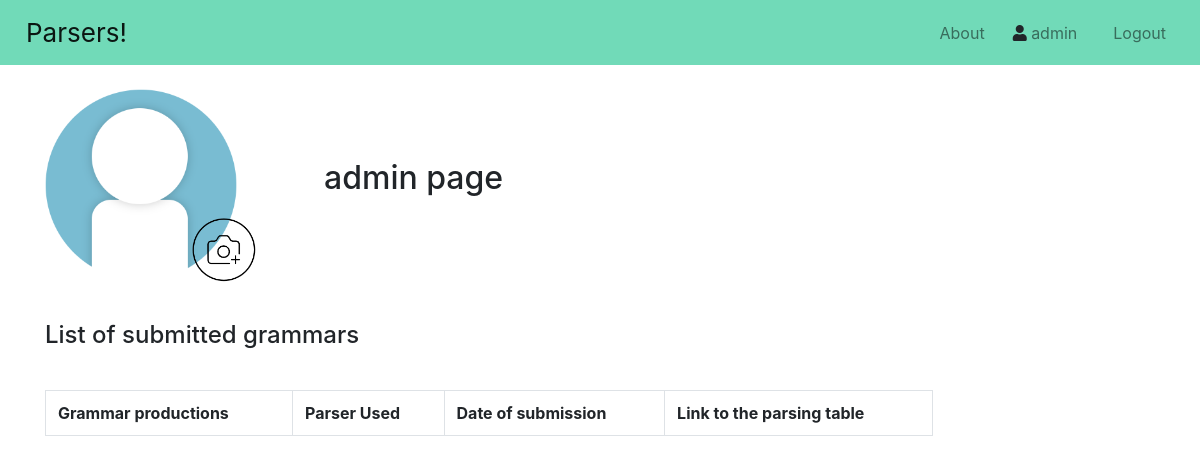
Before: /user/ (signed in) with the older database file.
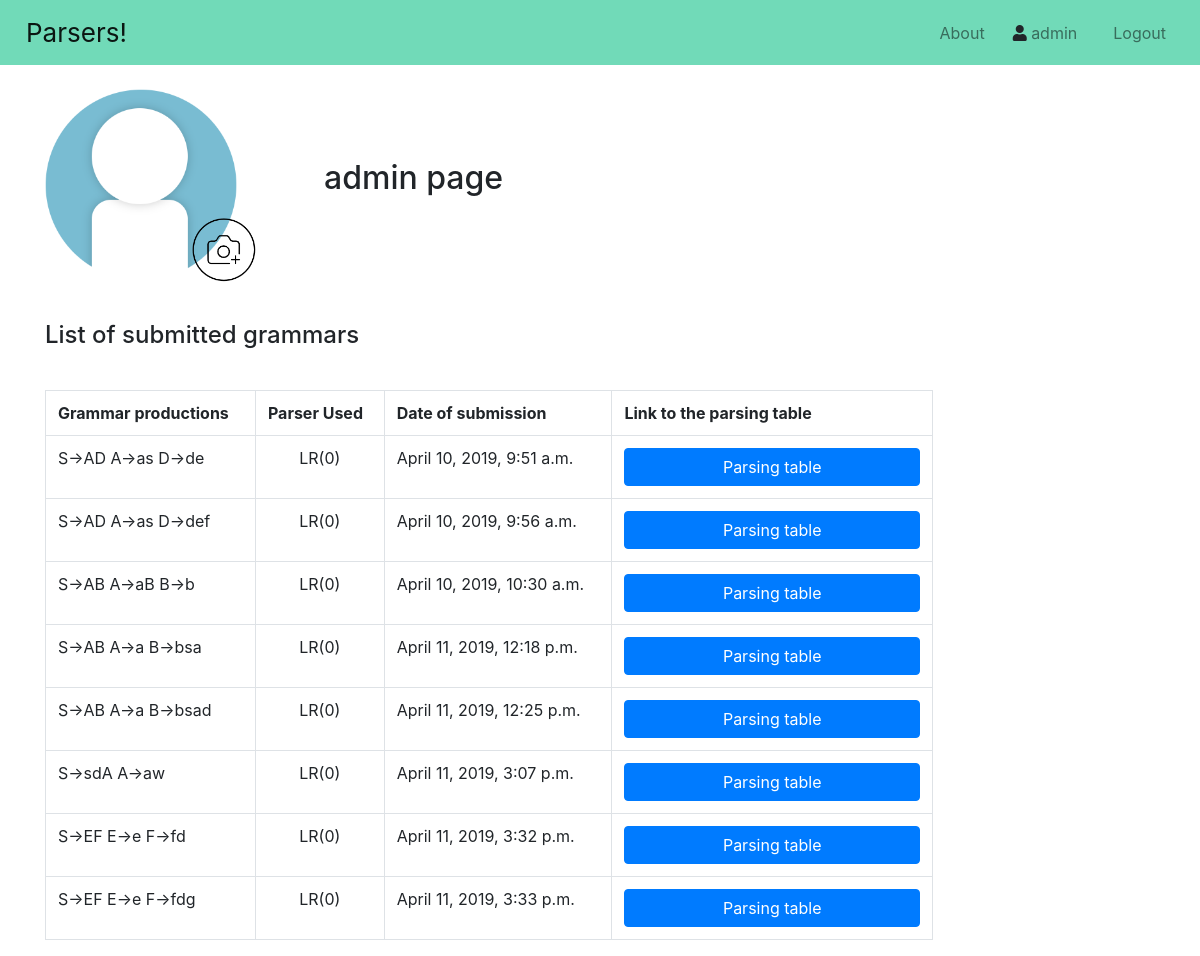
After: the same page with the newer database file.
### main/models.py (models this page shows, shortened)
class Grammar(models.Model):
    grammar_productions = models.TextField()
    grammar_terminal_symbols = models.TextField()
    grammar_nonTerminal_symbols = models.TextField()
    grammar_first_set = models.TextField()
    grammar_follow_set = models.TextField()
    grammar_used_parser = models.CharField(max_length = 20)
    grammar_parsing_table_entries = models.TextField()
    grammar_user_submitter = models.ForeignKey(User, on_delete = models.CASCADE)
    grammar_timestamp = models.DateTimeField('Date submitted', default = timezone.now())

### main/views.py (the view)
# urls.py: path("user/", views.user_page, name = "user"),
def user_page(request):
    grammars_to_show = []
    for grammar_entry in Grammar.objects.all():
        if (grammar_entry.grammar_user_submitter == request.user):
            grammars_to_show.append(grammar_entry)
    return(render(request = request, template_name = "main/user_page.html", context = {"grammars": grammars_to_show}))

### main/templates/main/user_page.html
{% extends "main/home.html" %}
{% load static %}
{% block content %}
    <div id="avatar_title_div">
        <div id="avatar_group">
            <img src="{% static 'img/default_avatar.png' %}" id="user_avatar">
            <img src="{% static 'img/upload_new_avatar.png' %}" id="upload_new_avatar">
        </div>
        <h2 id="user_page_title">{{user.username}} page</h2>
    </div>
    <br>
    <p><h4>List of submitted grammars</h4></p>
    <br>
    <table class="table table-bordered" style="width: 80%">
        <tr>
            <th>Grammar productions</th>
            <th>Parser Used</th>
            <th>Date of submission</th>
            <th>Link to the parsing table</th>
        </tr>
        {% for element in grammars %}
            <tr>
                <td>{{ element.grammar_productions }}</td>
                {% if element.grammar_used_parser == "lr0" %}
                    <td style="text-align: center;">LR(0)</td>
                {% elif element.grammar_used_parser == "slr0" %}
                    <td style="text-align: center;">SLR(0)</td>
                {% elif element.grammar_used_parser == "lr1" %}
                    <td style="text-align: center;">LR(1)</td>
                {% elif element.grammar_used_parser == "lalr1" %}
                    <td style="text-align: center;">LALR(1)</td>
                {% elif element.grammar_used_parser == "ll1" %}
                    <td style="text-align: center;">LL(1)</td>
                {% endif %}
                <td>{{ element.grammar_timestamp }}</td>
                <td><input class="btn btn-primary btn-user-page" value="Parsing table" onclick="window.location.href='/{{element.grammar_used_parser}}-parser/parsing-grammar-{{element.id}}/'"/></td>
            </tr>
        {% endfor %}
{% endblock %}

### main/templates/main/home.html (shortened to what this page needs)
{% load static %}
<html lang="en">
<head>
    <link rel="stylesheet" href="https://stackpath.bootstrapcdn.com/bootstrap/4.3.1/css/bootstrap.min.css">
    <link rel="stylesheet" href="https://use.fontawesome.com/releases/v5.8.1/css/all.css">
    <link rel="stylesheet" type="text/css" href="{% static 'css/style.css' %}">
</head>
<body>
    {% include "main/includes/navbar.html" %}
    <div class="container">
        <br>
        {% block content %}
        {% endblock %}
    </div>
</body>

### main/templates/main/includes/navbar.html (shortened to what this page needs)
<nav class="navbar navbar-expand-lg navbar-light bg-light" id="my_navbar">
    <a class="navbar-brand" href="/">Parsers!</a>
    <div class="collapse navbar-collapse justify-content-end" id="navbarNav">
        <ul class="navbar-nav ml-auto">
            <li class="nav-item" id="nav_about_button">
                <a class="nav-link" href="/about">About</a>
            </li>
            {% if user.is_authenticated %}
                <li class="nav-item" id="nav_user_button">
                    <i class="fas fa-user" href="/user" id="user_icon"></i>
                    <a class="nav-link" href="/user" id="user_link">{{user.username}}</a>
                </li>
                <li class="nav-item" id="nav_logout_button">
                    <a class="nav-link" href="/logout">Logout</a>
                </li>
            {% endif %}
        </ul>
    </div>
</nav>

### main/static/css/style.css (style rules this page uses)
.navbar-brand { padding-left: 10px; font-size: 26px; }
.nav-item { padding-left: 10px; padding-right: 10px; }
.btn-user-page { width: -webkit-fill-available; height: inherit; cursor: pointer; }
#my_navbar { background-color: #71dab8 !important; }
#user_icon { display: inline-block; }
#user_link { display: inline-block; padding-left: 0; }
#avatar_group { display: inline; }
#user_avatar { height: 12rem; display: inline; }
#upload_new_avatar { height: 4rem; display: inline; z-index: 2; margin-left: -50px; margin-bottom: -130px; cursor: pointer; }
#user_page_title { display: inline; margin-left: 4rem; }

Changed rows visible on the page:
added Grammar: grammar_productions "S->AD A->as D->de", grammar_used_parser "LR(0)", grammar_timestamp "April 10, 2019, 9:51 a.m."
added Grammar: grammar_productions "S->AD A->as D->def", grammar_used_parser "LR(0)", grammar_timestamp "April 10, 2019, 9:56 a.m."
added Grammar: grammar_productions "S->AB A->aB B->b", grammar_used_parser "LR(0)", grammar_timestamp "April 10, 2019, 10:30 a.m."
added Grammar: grammar_productions "S->AB A->a B->bsa", grammar_used_parser "LR(0)", grammar_timestamp "April 11, 2019, 12:18 p.m."
added Grammar: grammar_productions "S->AB A->a B->bsad", grammar_used_parser "LR(0)", grammar_timestamp "April 11, 2019, 12:25 p.m."
added Grammar: grammar_productions "S->sdA A->aw", grammar_used_parser "LR(0)", grammar_timestamp "April 11, 2019, 3:07 p.m."
added Grammar: grammar_productions "S->EF E->e F->fd", grammar_used_parser "LR(0)", grammar_timestamp "April 11, 2019, 3:32 p.m."
added Grammar: grammar_productions "S->EF E->e F->fdg", grammar_used_parser "LR(0)", grammar_timestamp "April 11, 2019, 3:33 p.m."
